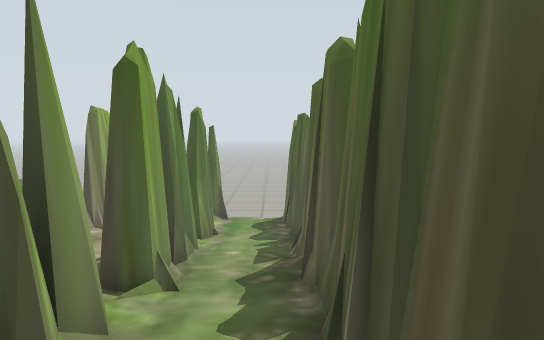
[1] (above)

20 first-person views from a walk through a robot-simulator world made for Gazebo. The camera is 0.92 m above the floor, tilts 6° down and sees 75° across. Floor lines are 1 m apart. The floor is counted in squares, 0.5 m on a side. Each view is taken from the middle of a square. On the plan, view 1 faces up. The plan holds only what a view shows up to about 18 squares ahead; the rest is blank. The place goes on beyond the plan.

[2]
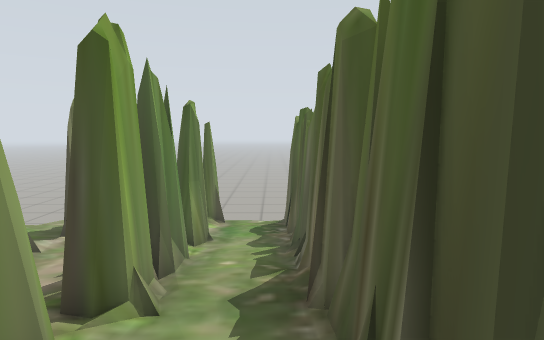

[3]
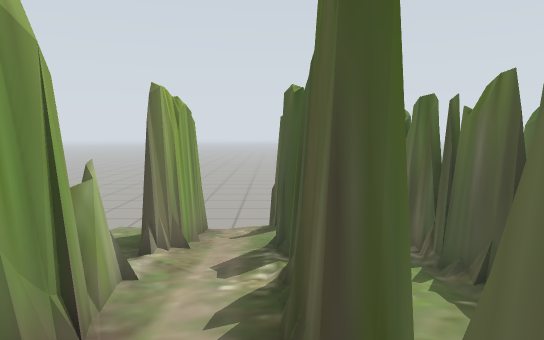

[4]
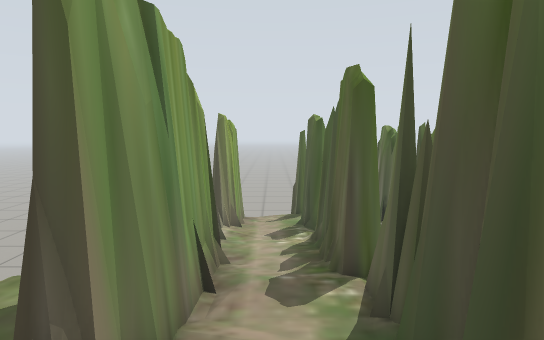

[5]
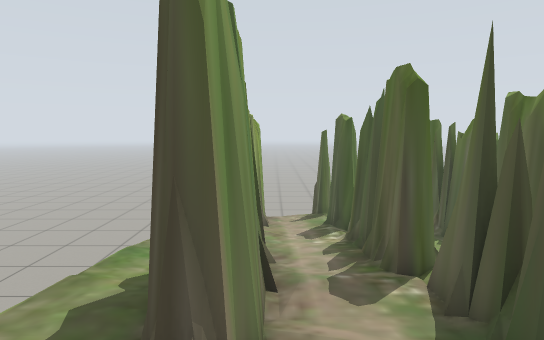

[6]
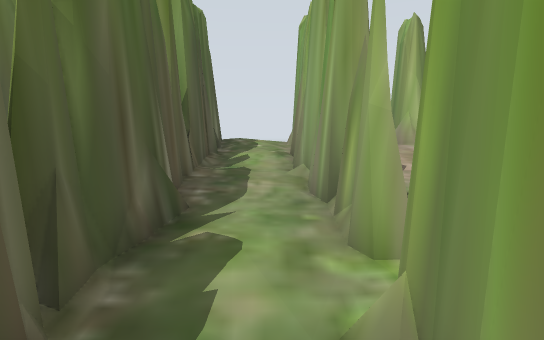

[7]
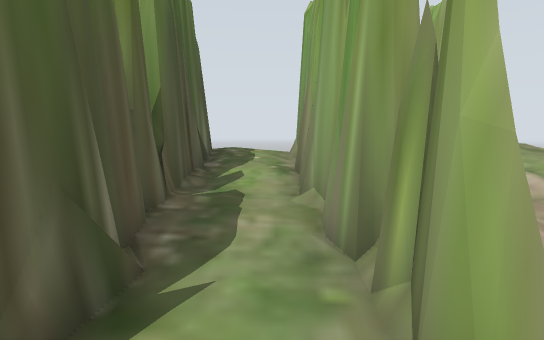

[8]
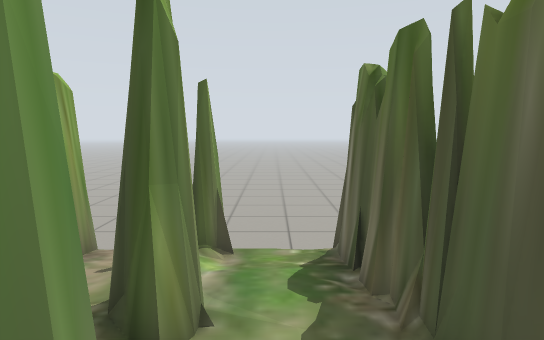

[9]
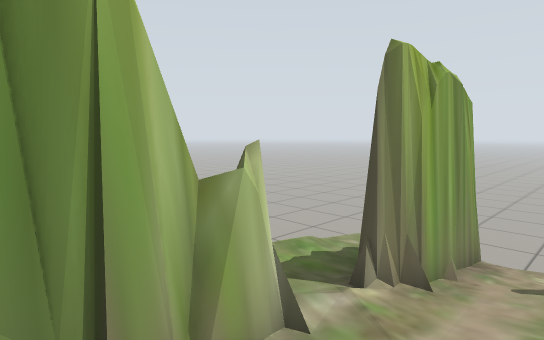

[10]
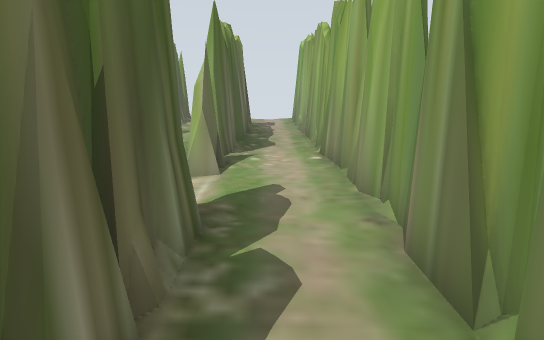

[11]
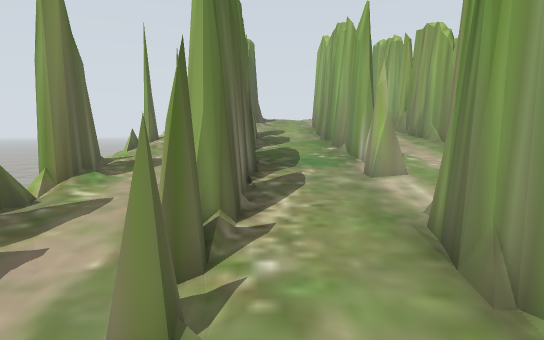

[12]
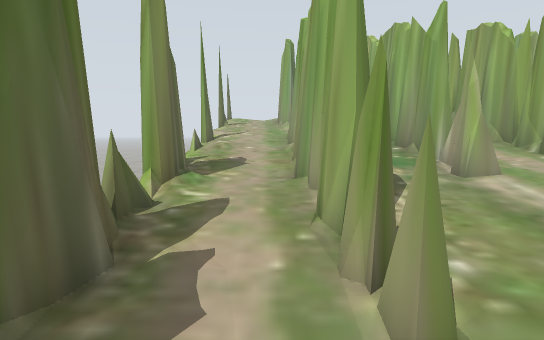

[13]
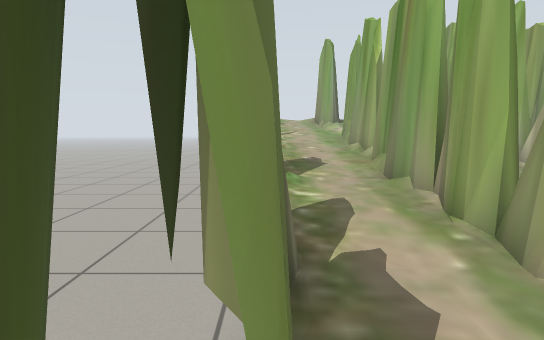

[14]
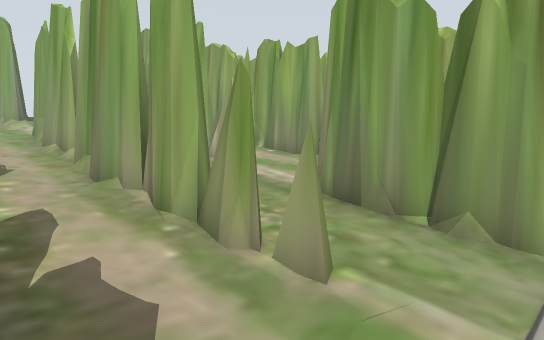

[15]
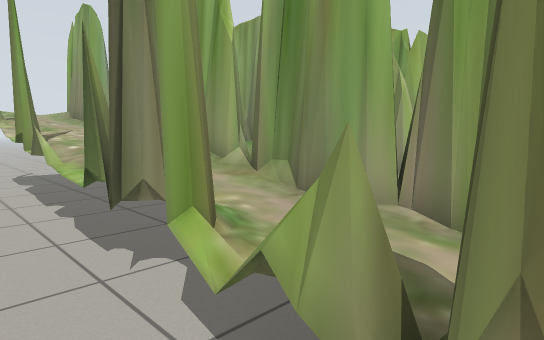

[16]
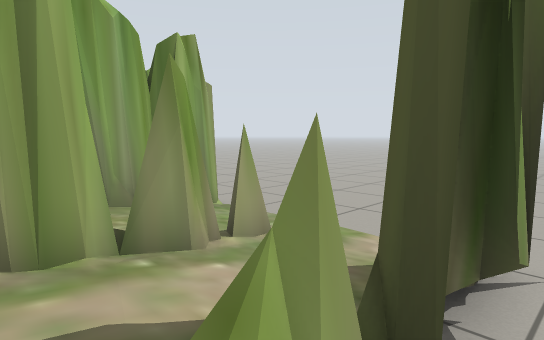

[17]
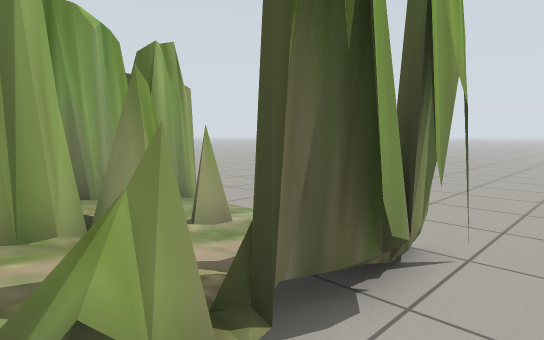

[18]
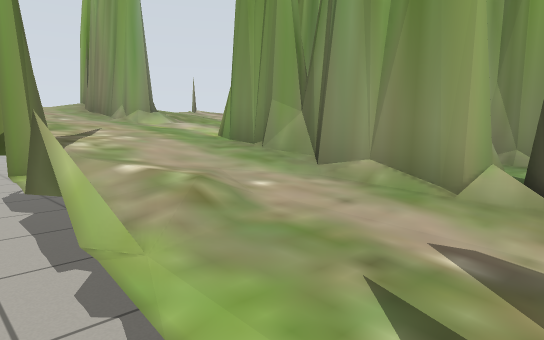

[19]
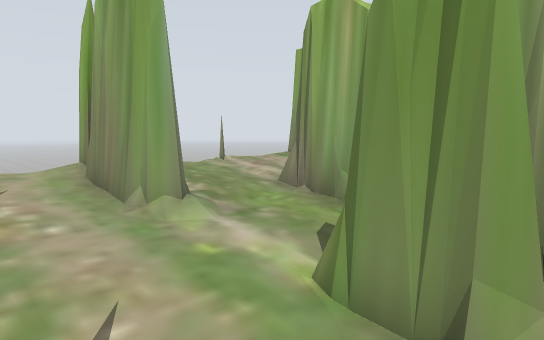

[20]
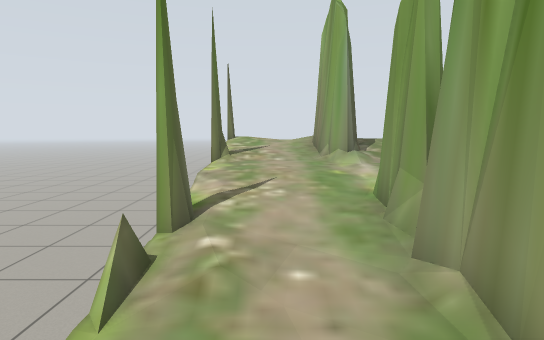

### Floor plan
Key: @ floor where view 1 was taken; # wall or solid block; x gap in a wall; . main floor; : floor 0.25 m higher than the main floor; + floor 0.5 m higher than the main floor; * floor 0.75 m higher than the main floor; % floor 1 m higher than the main floor; & floor 1.25 m higher than the main floor; / step, stairs or slope; = window, fence, low wall or low ledge.
Columns run from 10 left of view 1 to 13 right of it. Each row starts with its distance up from view 1.
 17  .. ............... ...
 16 ... ........ ..........
 15 ... #..#...#  ##.....#.
 14 . ::#:::.::#..##..=..#..
 13 . ::#/:::::#::##::=.:#..
 12   ::#/:##::#::##::#::#..
 11   ::/::##::#:::/::#:::..
 10    +/+++:::#:+::::#::#..
  9     /++/#++#++++++#::x..
  8     #++##++#++/#+=#++#..
  7     ##+##++#++/x++#+++..
  6   **##*/#+*#++##++#+++..
  5   ** #*****#**##**#+**..
  4   ** #**#**#**##**#***.
  3   ** #**#**#**##**#**#..
  2     ##%##**#*%##**#***..
  1      %%##%%#/%##%%%%%%..
  0      %% #%@#%%##%%%%%%
 -1      %% #%%##%%#%%#%%#
 -2      &  #&&# %&/%&#%%%
 -3      #   &&# &&&&&#&&&
 -4      =  #&&#=&&&&&#&&&
 -5                    ...
 -6                    ..

Where each view was taken, in squares from view 1:
view 1: 0 up, 0 right, facing up
view 2: 1 up, 0 right, facing up
view 3: 3 up, 3 left, facing up
view 4: 1 down, 4 left, facing up
view 5: 1 down, 5 left, facing up
view 6: 8 up, 1 left, facing down
view 7: 6 up, 1 left, facing down
view 8: 7 up, 1 left, facing up
view 9: 6 up, 3 left, facing up-left
view 10: 16 up, 3 right, facing down
view 11: 16 up, 7 right, facing down
view 12: 16 up, 9 right, facing down
view 13: 16 up, 11 right, facing down
view 14: 16 up, 11 right, facing down-left
view 15: 12 up, 13 right, facing down-left
view 16: 10 up, 12 right, facing up-left
view 17: 10 up, 13 right, facing up-left
view 18: 7 up, 12 right, facing down-left
view 19: 4 up, 11 right, facing down-left
view 20: 8 up, 10 right, facing down
